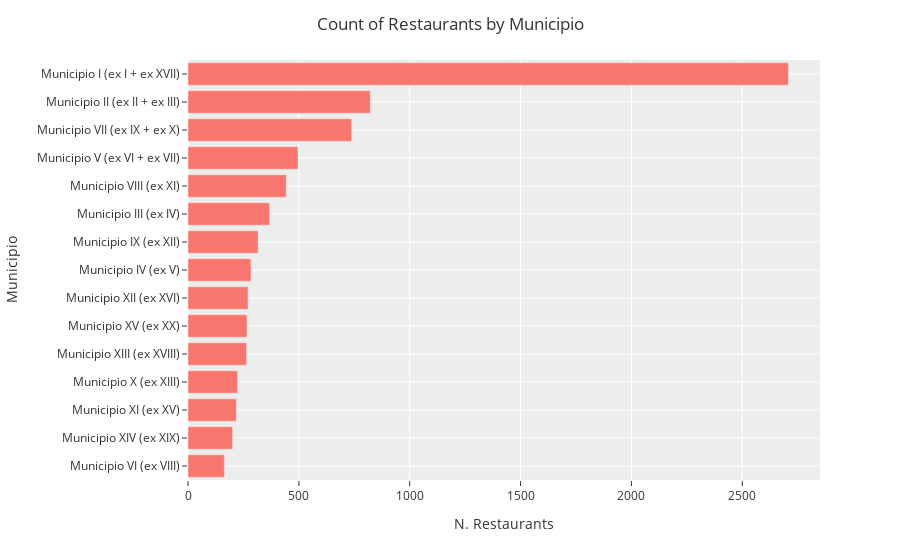

Write notebook code for a chart like this one.
### Code cell
fig = px.bar(
    df[['total_reviews','nome']].groupby('nome').count().sort_values(by='total_reviews'),
    orientation="h",
    template="ggplot2",
    labels={'value':'N. Restaurants', 'nome': 'Municipio'}
    )
fig.update_layout(showlegend=False, title="Count of Restaurants by Municipio")
fig.show()

# Intuitivo -> la maggior parte dei ristoranti sta al centro (https://it.wikipedia.org/wiki/Municipio_Roma_I)
# Tor bella -> ultimo per numero ristoranti (SIUM)

### Figure 1 — Plotly figure (JSON) as saved in the notebook; plotly's stock layout.template omitted (floating-point values rounded to 4 significant figures)
{"data": [{"alignmentgroup": "True", "hovertemplate": "variable=total_reviews<br>N. Restaurants=%{x}<br>Municipio=%{y}<extra></extra>", "legendgroup": "total_reviews", "marker": {"color": "#F8766D", "pattern": {"shape": ""}}, "name": "total_reviews", "offsetgroup": "total_reviews", "orientation": "h", "showlegend": true, "textposition": "auto", "type": "bar", "x": [164, 201, 218, 224, 264, 266, 271, 284, 316, 368, 443, 496, 738, 822, 2708], "xaxis": "x", "y": ["Municipio VI (ex VIII)", "Municipio XIV (ex XIX)", "Municipio XI (ex XV)", "Municipio X (ex XIII)", "Municipio XIII (ex XVIII)", "Municipio XV (ex XX)", "Municipio XII (ex XVI)", "Municipio IV (ex V)", "Municipio IX (ex XII)", "Municipio III (ex IV)", "Municipio VIII (ex XI)", "Municipio V (ex VI + ex VII)", "Municipio VII (ex IX + ex X)", "Municipio II (ex II + ex III)", "Municipio I (ex I + ex XVII)"], "yaxis": "y"}], "layout": {"barmode": "relative", "legend": {"title": {"text": "variable"}, "tracegroupgap": 0}, "margin": {"t": 60}, "showlegend": false, "title": {"text": "Count of Restaurants by Municipio"}, "xaxis": {"anchor": "y", "domain": [0, 1], "title": {"text": "N. Restaurants"}}, "yaxis": {"anchor": "x", "domain": [0, 1], "title": {"text": "Municipio"}}}}
